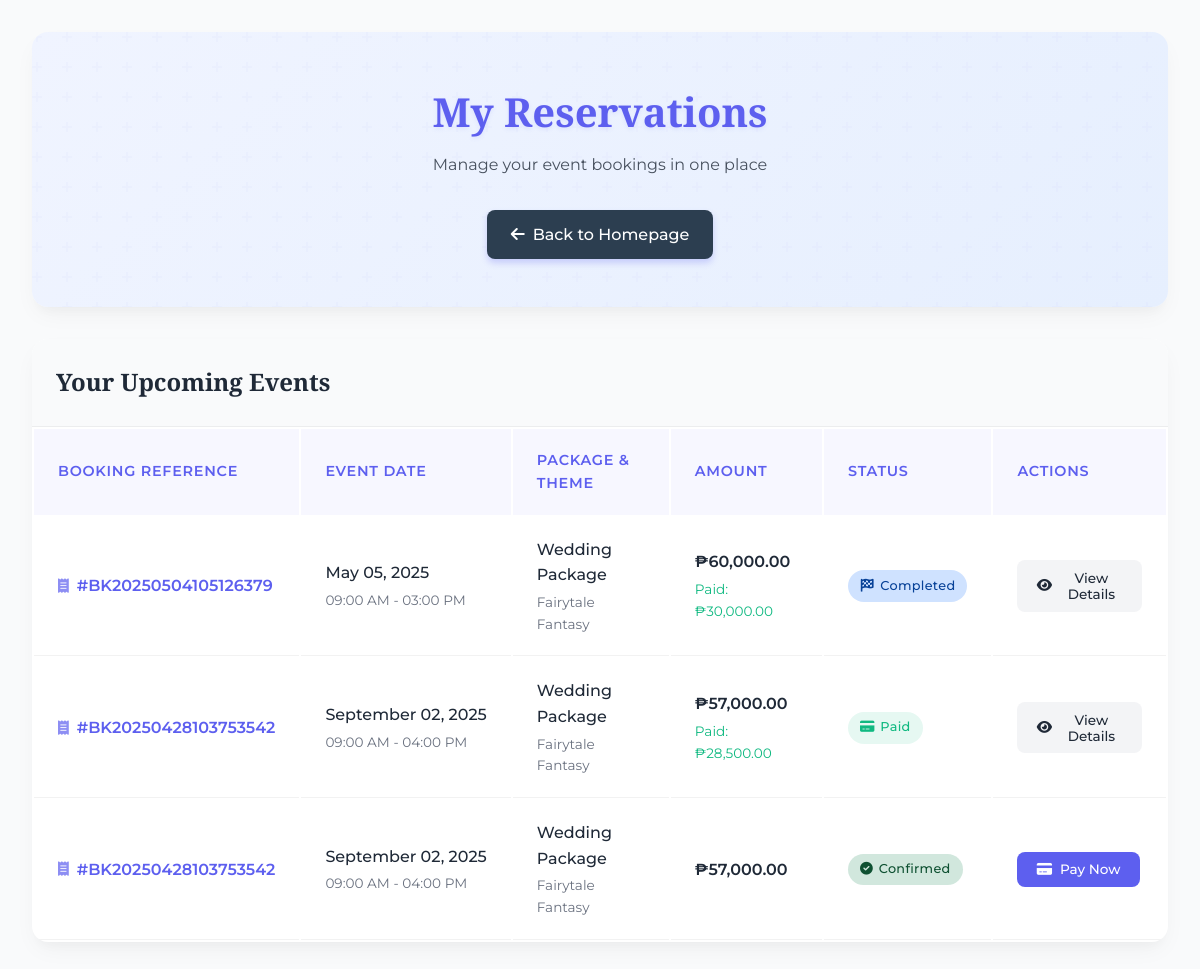
Before: /users/my-bookings.php (signed in) with the older database file.
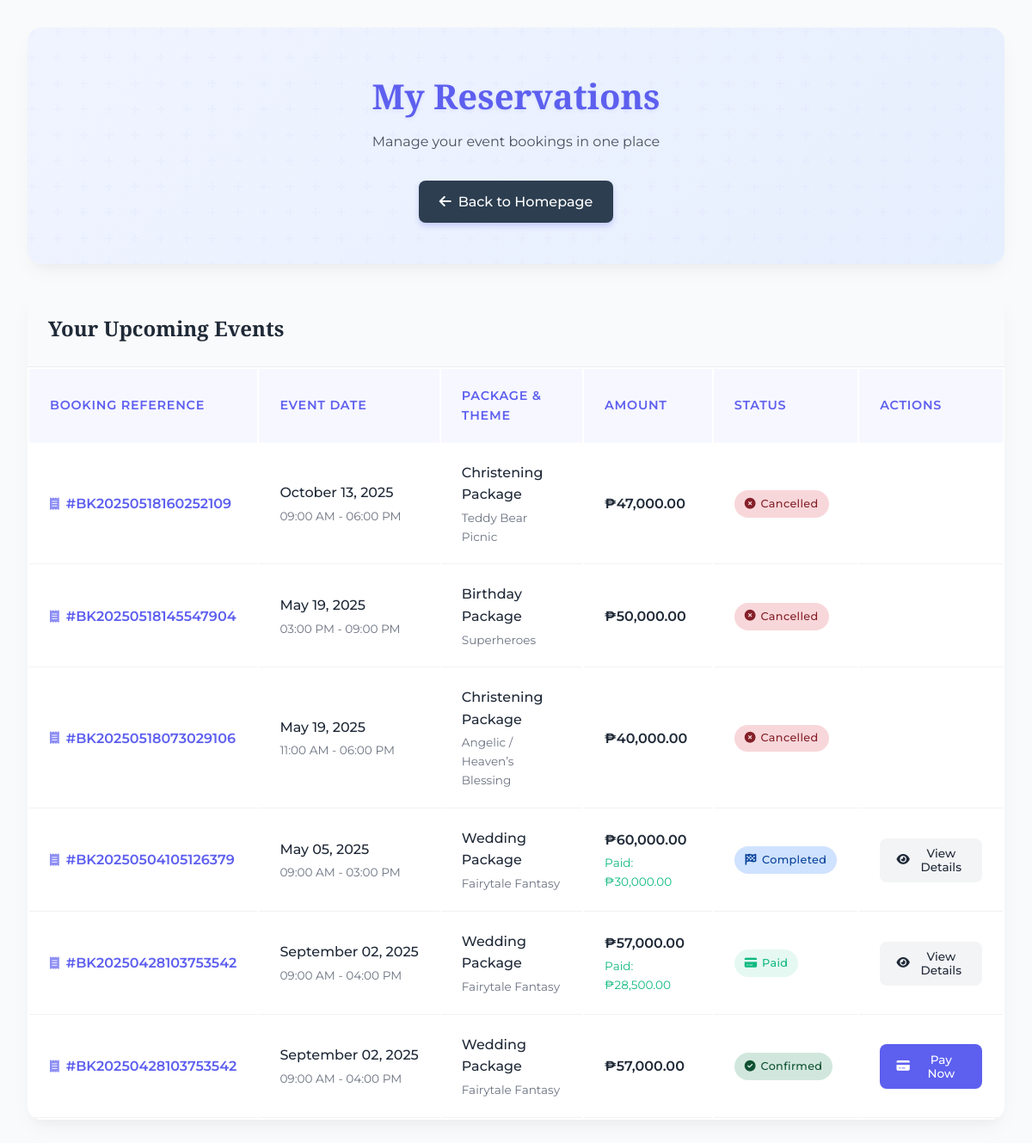
After: the same page with the newer database file.
### tables this page shows
CREATE TABLE `bookings` (
  `id` int(11) NOT NULL,
  `user_id` int(11) NOT NULL,
  `booking_reference` varchar(20) NOT NULL,
  `event_date` date NOT NULL,
  `event_start_time` time DEFAULT NULL,
  `event_end_time` time DEFAULT NULL,
  `package_name` varchar(100) NOT NULL,
  `theme_name` varchar(100) NOT NULL,
  `total_amount` decimal(10,2) NOT NULL,
  `special_requests` text DEFAULT NULL,
  `status` enum('pending','confirmed','cancelled','completed') NOT NULL DEFAULT 'pending',
  `payment_status` enum('unpaid','partially_paid','paid') NOT NULL DEFAULT 'unpaid',
  `created_at` timestamp NOT NULL DEFAULT current_timestamp(),
  `updated_at` timestamp NULL DEFAULT NULL ON UPDATE current_timestamp()
);

### users/my-bookings.php (the view, shortened to what this page needs)
<?php
include_once '../db/update_event_status.php';
$resetSql = "UPDATE bookings
             SET status = 'confirmed', updated_at = NOW()
             WHERE status = 'completed'
             AND (
                 (event_date > CURDATE())
                 OR
                 (event_date = CURDATE() AND event_end_time > CURTIME())
                 OR
                 payment_status NOT IN ('paid', 'partially_paid')
             )";
$conn->query($resetSql);
$user_id = $_SESSION['user_id'];
$sql = "SELECT b.*,
        (SELECT COUNT(*) FROM guests bg WHERE bg.booking_id = b.id) as guest_count,
        (SELECT GROUP_CONCAT(service_name SEPARATOR ', ') FROM booking_services bs WHERE bs.booking_id = b.id) as services,
        COALESCE((SELECT SUM(service_price) FROM booking_services bs WHERE bs.booking_id = b.id), 0) as services_total,
        b.total_amount as base_amount,
        COALESCE(pt.status, 'unpaid') as payment_status,
        pt.payment_method,
        pt.amount as payment_amount
        FROM bookings b
        LEFT JOIN payment_transactions pt ON b.id = pt.booking_id
        WHERE b.user_id = ?
        ORDER BY b.created_at DESC";
$stmt = $conn->prepare($sql);
$stmt->bind_param("i", $user_id);
$stmt->execute();
$result = $stmt->get_result();
?>
<!DOCTYPE html>
<html lang="en">
<head>
    <link rel="stylesheet" href="https://cdnjs.cloudflare.com/ajax/libs/font-awesome/6.0.0/css/all.min.css">
</head>
<body>
    <div class="container">
        <div class="page-header">
            <div class="header-content">
                <h1 class="dashboard-title">My Reservations</h1>
                <p class="header-subtitle">Manage your event bookings in one place</p>
                <a href="../index.php" class="action-button secondary">
                    <i class="fas fa-arrow-left"></i> Back to Homepage
                </a>
            </div>
        </div>
        <?php if ($result->num_rows > 0): ?>
            <div class="reservations-card">
                <div class="reservations-header">
                    <h2>Your Upcoming Events</h2>
                </div>
                <div class="reservations-table">
                    <table>
                        <thead>
                            <tr>
                                <th>Booking Reference</th>
                                <th>Event Date</th>
                                <th>Package & Theme</th>
                                <th>Amount</th>
                                <th>Status</th>
                                <th>Actions</th>
                            </tr>
                        </thead>
                        <tbody>
                            <?php while($booking = $result->fetch_assoc()): ?>
                                <tr class="reservation-row" data-id="<?php echo $booking['id']; ?>" onclick="toggleDetails('<?php echo $booking['id']; ?>')">
                                    <td data-label="Booking Reference">
                                        <div class="booking-reference">
                                            <i class="fas fa-receipt"></i>
                                            #<?php echo htmlspecialchars($booking['booking_reference']); ?>
                                        </div>
                                    </td>
                                    <td data-label="Event Date">
                                        <div class="event-date"><?php echo date('F d, Y', strtotime($booking['event_date'])); ?></div>
                                        <div class="event-time">
                                            <?php
                                            $start = date('h:i A', strtotime($booking['event_start_time']));
                                            $end = date('h:i A', strtotime($booking['event_end_time']));
                                            echo $start . ' - ' . $end;
                                            ?>
                                        </div>
                                    </td>
                                    <td data-label="Package & Theme">
                                        <div class="package-name"><?php echo ucwords(strtolower(htmlspecialchars($booking['package_name']))); ?></div>
                                        <div class="theme-name"><?php echo ucwords(strtolower(htmlspecialchars($booking['theme_name']))); ?></div>
                                    </td>
                                    <td data-label="Amount">
                                        <div class="amount">
                                            ₱<?php
                                            $total = $booking['base_amount'] + $booking['services_total'];
                                            echo number_format($total, 2, '.', ',');
                                            ?>
                                        </div>
                                        <?php if($booking['payment_status'] == 'paid' && $booking['payment_amount']): ?>
                                        <div class="amount-paid">
                                            Paid: ₱<?php echo number_format($booking['payment_amount'], 2, '.', ','); ?>
                                        </div>
                                        <?php endif; ?>
                                    </td>
                                    <td data-label="Status">
                                        <?php if($booking['status'] == 'pending'): ?>
                                            <span class="status-badge status-pending">
                                                <i class="fas fa-clock"></i> Pending
                                            </span>
                                        <?php elseif($booking['status'] == 'confirmed' && $booking['payment_status'] == 'partially_paid'): ?>
                                            <span class="status-badge status-partially_paid">
                                                <i class="fas fa-percentage"></i> Partially Paid
                                            </span>
                                        <?php elseif($booking['status'] == 'confirmed' && $booking['payment_status'] != 'paid'): ?>
                                            <span class="status-badge status-confirmed">
                                                <i class="fas fa-check-circle"></i> Confirmed
                                            </span>
                                        <?php elseif(($booking['status'] == 'confirmed' || $booking['status'] == 'pending') && $booking['payment_status'] == 'paid'): ?>
                                            <span class="status-badge status-paid">
                                                <i class="fas fa-credit-card"></i> Paid
                                            </span>
                                        <?php elseif($booking['status'] == 'completed'): ?>
                                            <span class="status-badge status-completed">
                                                <i class="fas fa-flag-checkered"></i> Completed
                                            </span>
                                        <?php elseif($booking['status'] == 'cancelled'): ?>
                                            <span class="status-badge status-cancelled">
                                                <i class="fas fa-times-circle"></i> Cancelled
                                            </span>
                                        <?php else: ?>
                                            <span class="status-badge">
                                                <i class="fas fa-exclamation-circle"></i> <?php echo ucfirst($booking['status']); ?>
                                            </span>
                                        <?php endif; ?>
                                    </td>
                                    <td data-label="Actions">
                                        <div class="action-buttons">
                                            <?php if($booking['payment_status'] == 'paid'): ?>
                                                <button class="btn btn-view" onclick="viewBookingDetails('<?php echo $booking['id']; ?>'); event.stopPropagation();">
                                                    <i class="fas fa-eye"></i> View Details
                                                </button>
                                            <?php endif; ?>
                                            <?php if($booking['status'] != 'cancelled' && $booking['status'] != 'completed'): ?>
                                                <?php if($booking['payment_status'] != 'paid'): ?>
                                                    <button class="btn btn-pay" onclick="window.location.href='payment.php?booking_id=<?php echo $booking['id']; ?>'; event.stopPropagation();">
                                                        <i class="fas fa-credit-card"></i> Pay Now
                                                    </button>
                                                <?php endif; ?>
                                            <?php endif; ?>
                                        </div>
                                    </td>
                                </tr>
                            <?php endwhile; ?>
                        </tbody>
                    </table>
                </div>
            </div>
        <?php endif; ?>
    </div>
</body>
</html>

### users/my-bookings.php (style rules this page uses)
:root { --primary-color: #5D5FEF; --secondary-color: #E0E7FF; --success-color: #10b981; --warning-color: #f59e0b; --danger-color: #ef4444; --info-color: #3b82f6; --light-color: #f9fafb; --dark-color: #1f2937; --gray-color: #6b7280; --header-font: 'Cormorant Garamond', serif; --body-font: 'Montserrat', sans-serif; --card-shadow: 0 10px 25px -5px rgba(0, 0, 0, 0.05), 0 10px 10px -5px rgba(0, 0, 0, 0.02); }
* { margin: 0; padding: 0; box-sizing: border-box; font-family: var(--body-font); }
body { background-color: #f9fafb; min-height: 100vh; color: var(--dark-color); line-height: 1.6; }
h1, h2, h3, h4, h5, h6 { font-family: var(--header-font); font-weight: 600; }
.container { max-width: 1200px; margin: 0 auto; padding: 2rem; }
.page-header { position: relative; padding: 3rem 0; margin-bottom: 2rem; text-align: center; background: linear-gradient(135deg, #f0f4ff, #e6effe); border-radius: 1rem; overflow: hidden; box-shadow: var(--card-shadow); }
.page-header::before { content: ''; position: absolute; top: 0; left: 0; width: 100%; height: 100%; opacity: 0.5; }
.header-content { position: relative; z-index: 2; }
.dashboard-title { color: var(--primary-color); font-size: 2.5rem; margin-bottom: 0.5rem; text-shadow: 0px 2px 4px rgba(93, 95, 239, 0.1); }
.header-subtitle { color: var(--dark-color); opacity: 0.8; font-weight: 400; margin-bottom: 2rem; }
.action-button { display: inline-flex; align-items: center; justify-content: center; padding: 0.75rem 1.5rem; background-color: var(--primary-color); color: white; border-radius: 0.5rem; font-weight: 500; text-decoration: none; transition: all 0.3s ease; gap: 0.5rem; box-shadow: 0 4px 6px rgba(93, 95, 239, 0.25); }
.action-button.secondary { background-color: #2c3e50; }
.reservations-card { background-color: white; border-radius: 1rem; box-shadow: var(--card-shadow); overflow: hidden; margin-bottom: 2rem; transition: all 0.3s ease; }
.reservations-header { background: var(--light-color); padding: 1.5rem; border-bottom: 1px solid rgba(0, 0, 0, 0.05); }
.reservations-table { width: 100%; border-collapse: collapse; table-layout: fixed; }
.reservations-table th { background-color: rgba(93, 95, 239, 0.05); font-weight: 600; color: var(--primary-color); padding: 1.25rem 1.5rem; text-align: left; font-size: 0.9rem; text-transform: uppercase; letter-spacing: 0.05em; }
.reservations-table td { padding: 1.25rem 1.5rem; border-bottom: 1px solid rgba(0, 0, 0, 0.05); vertical-align: middle; }
.reservations-table tr { transition: background-color 0.2s ease; }
.booking-reference { font-weight: 600; color: var(--primary-color); display: flex; align-items: center; gap: 0.5rem; }
.booking-reference i { opacity: 0.7; font-size: 0.9rem; }
.event-date { font-weight: 500; white-space: nowrap; }
.event-time { white-space: nowrap; color: var(--gray-color); font-size: 0.85rem; margin-top: 0.25rem; }
.package-name { font-weight: 500; color: var(--dark-color); }
.theme-name { color: var(--gray-color); font-size: 0.85rem; margin-top: 0.25rem; }
.amount { font-weight: 600; }
.amount-paid { color: var(--success-color); font-size: 0.85rem; margin-top: 0.25rem; }
.status-badge { display: inline-flex; align-items: center; padding: 0.35rem 0.75rem; border-radius: 2rem; font-size: 0.8rem; font-weight: 500; text-transform: capitalize; letter-spacing: 0.025em; gap: 0.35rem; }
.status-confirmed { background-color: #d1e7dd; color: #0f5132; }
.status-cancelled { background-color: #f8d7da; color: #842029; }
.status-completed { background-color: #cfe2ff; color: #084298; }
.status-paid { background-color: rgba(16, 185, 129, 0.1); color: var(--success-color); }
.action-buttons { display: flex; gap: 0.75rem; flex-wrap: wrap; }
.btn { display: inline-flex; align-items: center; justify-content: center; padding: 0.6rem 1.2rem; border-radius: 0.5rem; font-weight: 500; font-size: 0.85rem; cursor: pointer; border: none; gap: 0.5rem; transition: all 0.3s ease; min-width: 110px; }
.btn-view { background-color: #f3f4f6; color: var(--dark-color); }
.btn-pay { background-color: var(--primary-color); color: white; }

Changed rows visible on the page:
added bookings: booking_reference "BK20250518160252109", event_date "October 13, 2025", event_start_time "09:00 AM", event_end_time "06:00 PM", package_name "Christening Package", theme_name "Teddy Bear Picnic", total "47,000.00", status "cancelled" (drawn)
added bookings: booking_reference "BK20250518145547904", event_date "May 19, 2025", event_start_time "03:00 PM", event_end_time "09:00 PM", package_name "Birthday Package", theme_name "Superheroes", total "50,000.00", status "cancelled" (drawn)
added bookings: booking_reference "BK20250518073029106", event_date "May 19, 2025", event_start_time "11:00 AM", event_end_time "06:00 PM", package_name "Christening Package", theme_name "Angelic / Heaven’s Blessing", total "40,000.00", status "cancelled" (drawn)
